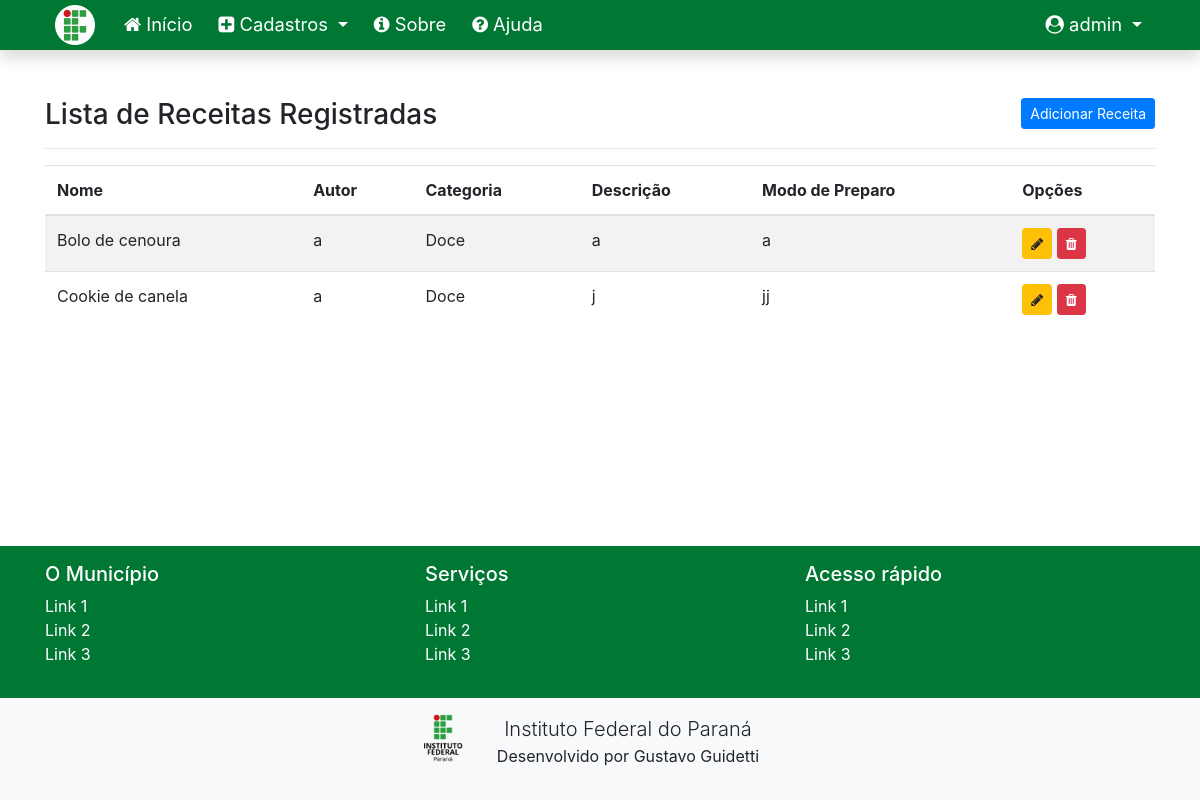
/listar/receitas/ (signed in), run on the app's committed database.
### cadastros/models.py (models this page shows, shortened)
class Receita(models.Model):
    nome = models.CharField(max_length=50)
    descricao = models.TextField()
    modo_preparo = models.TextField()
    autor = models.ForeignKey(Autor, on_delete=models.PROTECT)
    categoria = models.ForeignKey(Categoria, on_delete=models.PROTECT)
    ingredientes = models.ManyToManyField(Ingrediente)

class Autor(models.Model):
    nome = models.CharField(max_length=50)
    email = models.CharField(max_length=50)

class Categoria(models.Model):
    nome = models.CharField(max_length=50)
    descricao = models.CharField(max_length=50)
    class Meta:
        ordering = ["nome"]

### cadastros/views.py (the view)
# urls.py: path('listar/receitas/', ReceitaList.as_view(), name="listar-receita"),
class ReceitaList(LoginRequiredMixin, ListView):
    login_url = reverse_lazy('login')
    model = Receita
    template_name = 'cadastros/listas/receita.html'

### cadastros/templates/cadastros/listas/receita.html (shortened to what this page needs)
{% extends 'paginas/modelo-ifpr.html' %}
{% load static %}
{% block conteudo %}
<h3>
    Lista de Receitas Registradas
    <a href="{% url 'cadastrar-receita' %}" class="btn btn-primary btn-sm float-right">Adicionar Receita</a>
</h3>
<hr>
<div class="table-responsive">
    <table class="table table-striped" id="tabela-listar">
        <thead>
            <tr>
                <th>Nome</th>
                <th>Autor</th>
                <th>Categoria</th>
                <th>Descrição</th>
                <th>Modo de Preparo</th>
                <th>Opções</th>
            </tr>
        </thead>
        <tbody>
            {% for receita in object_list %}
            <tr>
                <td>{{ receita.nome }}</td>
                <td>{{ receita.autor.nome }}</td>
                <td>{{ receita.categoria.nome }}</td>
                <td>{{ receita.descricao }}</td>
                <td>{{ receita.modo_preparo }}</td>
                <td>
                    <a href="{% url 'editar-receita' receita.pk %}" class="btn btn-warning btn-sm" title="Editar">
                        <i class="fa fa-pencil" aria-hidden="true"></i>
                    </a>
                    <a href="{% url 'excluir-receita' receita.pk %}" class="btn btn-danger btn-sm" title="Excluir">
                        <i class="fa fa-trash" aria-hidden="true"></i>
                    </a>
                </td>
            </tr>
            {% empty %}
            <tr>
                <td colspan="6">Nenhuma receita registrada.</td>
            </tr>
            {% endfor %}
        </tbody>
    </table>
</div>
{% endblock %}

### paginas/templates/paginas/modelo-ifpr.html (shortened to what this page needs)
{% load static %}
<!doctype html>
<html lang="pt-br" class="h-100">
<head>
    <link href="{% static 'css/bootstrap.min.css' %}" rel="stylesheet">
    <link href="{% static 'css/font-awesome.min.css' %}" rel="stylesheet">
    <link href="{% static 'css/ifpr.css' %}" rel="stylesheet">
    <link rel="stylesheet" type="text/css" href="https://cdn.datatables.net/v/bs4/dt-1.10.22/datatables.min.css" />
</head>
<body class="d-flex flex-column h-100">
    <main role="main" class="flex-shrink-0">
        {% block menu %}
        <nav class="navbar navbar-expand-lg navbar-dark bg-ifpr font-115 shadow">
            <div class="container">
                <a class="navbar-brand" href="#">
                    <img src="{% static 'img/ifpr-circle.png' %}" height="40" alt="">
                </a>
                <div class="collapse navbar-collapse" id="navbarNavDropdown">
                    <ul class="navbar-nav mr-auto">
                        <li class="nav-item">
                            <a class="nav-link" href="{% url 'index' %}">
                                <i class="fa fa-home" aria-hidden="true"></i>
                                Início
                            </a>
                        </li>
                        {% if request.user.is_authenticated %}
                        <li class="nav-item dropdown">
                            <a class="nav-link dropdown-toggle text-white" href="#" id="navbarDropdownMenuLink"
                                role="button" data-toggle="dropdown" aria-haspopup="true" aria-expanded="false">
                                <i class="fa fa-plus-square" aria-hidden="true"></i>
                                Cadastros
                            </a>
                        </li>
                        {% endif %}
                        <li class="nav-item ">
                            <a class="nav-link" href="{% url 'sobre' %}">
                                <i class="fa fa-info-circle" aria-hidden="true"></i>
                                Sobre
                            </a>
                        </li>
                        <li class="nav-item ">
                            <a class="nav-link" href="#">
                                <i class="fa fa-question-circle" aria-hidden="true"></i>
                                Ajuda
                            </a>
                        </li>
                    </ul>
                    <ul class="navbar-nav">
                        {% if request.user.is_authenticated %}
                        <li class="nav-item dropdown">
                            <a class="nav-link dropdown-toggle text-white" href="#" id="navbarDropdownMenuLink"
                                role="button" data-toggle="dropdown" aria-haspopup="true" aria-expanded="false">
                                <i class="fa fa-user-circle" aria-hidden="true"></i>
                                <span id="username">{{ request.user }}</span>
                            </a>
                        </li>
                        {% endif %}
                    </ul>
                </div>
            </div>
        </nav>
        {% endblock %}
        <div class="container py-5">
            {% block conteudo %}{% endblock %}
        </div>
    </main>
    <footer class="mt-auto">
        {% block rodape-links %}
        <div class="container-fluid bg-ifpr text-white p-3">
            <div class="container">
                <div class="row">
                    <div class="col-sm">
                        <h5>O Município</h5>
                        <ul class="list-unstyled">
                            <li><a href="#" class="text-white">Link 1</a></li>
                            <li><a href="#" class="text-white">Link 2</a></li>
                            <li><a href="#" class="text-white">Link 3</a></li>
                        </ul>
                    </div>
                    <div class="col-sm">
                        <h5>Serviços</h5>
                        <ul class="list-unstyled">
                            <li><a href="#" class="text-white">Link 1</a></li>
                            <li><a href="#" class="text-white">Link 2</a></li>
                            <li><a href="#" class="text-white">Link 3</a></li>
                        </ul>
                    </div>
                    <div class="col-sm">
                        <h5>Acesso rápido</h5>
                        <ul class="list-unstyled">
                            <li><a href="#" class="text-white">Link 1</a></li>
                            <li><a href="#" class="text-white">Link 2</a></li>
                            <li><a href="#" class="text-white">Link 3</a></li>
                        </ul>
                    </div>
                </div>
            </div>
        </div>
        {% endblock %}
        {% block rodape %}
        <div class="container-fluid bg-light text-center p-3">
            <div class="row">
                <div class="col-md-4 mx-auto text-center">
                    <img src="{% static 'img/ifpr.png' %}" height="48" class="float-left" alt="">
                    <p>
                        <span class="lead">Instituto Federal do Paraná</span><br>
                        <span>Desenvolvido por Gustavo Guidetti</span>
                    </p>
                </div>
            </div>
            {% endblock %}
    </footer>
</body>
</html>

### static/css/ifpr.css (style rules this page uses)
.bg-ifpr { background-color: #007834; }
.font-115 { font-size: 115%; }
.navbar { padding: 0 !important; }
.navbar .navbar-brand { padding-left: 10px; }
.navbar a.nav-link { color: white !important; }
.navbar .nav-item { padding: 3px 5px; }
table td { max-width: 500px; }

### data on the page
Receita: nome "Bolo de cenoura", autor.nome "a", categoria.nome "Doce", descricao "a", modo_preparo "a"
Receita: nome "Cookie de canela", autor.nome "a", categoria.nome "Doce", descricao "j", modo_preparo "jj"

### other printed values
{{ request.user }} "admin"
